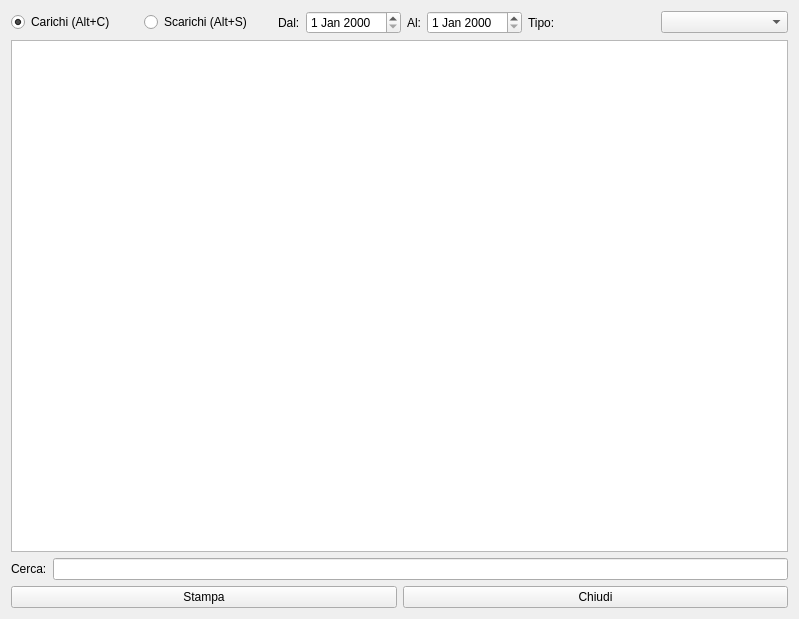
<?xml version="1.0" encoding="UTF-8"?>
<ui version="4.0">
 <class>HLoadsReport</class>
 <widget class="QWidget" name="HLoadsReport">
  <property name="windowModality">
   <enum>Qt::ApplicationModal</enum>
  </property>
  <property name="geometry">
   <rect>
    <x>0</x>
    <y>0</y>
    <width>799</width>
    <height>619</height>
   </rect>
  </property>
  <property name="windowTitle">
   <string>Carichi e scarichi</string>
  </property>
  <property name="windowIcon">
   <iconset resource="icons.qrc">
    <normaloff>:/Resources/App-ark-2-icon.png</normaloff>:/Resources/App-ark-2-icon.png</iconset>
  </property>
  <layout class="QVBoxLayout" name="verticalLayout">
   <item>
    <layout class="QGridLayout" name="gridLayout_2">
     <item row="0" column="0">
      <widget class="QRadioButton" name="rbL">
       <property name="text">
        <string>Carichi (Alt+C)</string>
       </property>
       <property name="shortcut">
        <string>Alt+C</string>
       </property>
       <property name="checked">
        <bool>true</bool>
       </property>
      </widget>
     </item>
     <item row="0" column="3">
      <widget class="QLabel" name="label_3">
       <property name="text">
        <string>Tipo:</string>
       </property>
      </widget>
     </item>
     <item row="0" column="2">
      <layout class="QGridLayout" name="gridLayout">
       <item row="0" column="0">
        <widget class="QLabel" name="label">
         <property name="text">
          <string>Dal:</string>
         </property>
        </widget>
       </item>
       <item row="0" column="1">
        <widget class="QDateEdit" name="deFrom"/>
       </item>
       <item row="0" column="2">
        <widget class="QLabel" name="label_2">
         <property name="text">
          <string>Al:</string>
         </property>
        </widget>
       </item>
       <item row="0" column="3">
        <widget class="QDateEdit" name="deTo"/>
       </item>
      </layout>
     </item>
     <item row="0" column="4">
      <widget class="QComboBox" name="cbTipo">
       <property name="editable">
        <bool>false</bool>
       </property>
       <property name="insertPolicy">
        <enum>QComboBox::NoInsert</enum>
       </property>
       <property name="sizeAdjustPolicy">
        <enum>QComboBox::AdjustToContentsOnFirstShow</enum>
       </property>
       <property name="modelColumn">
        <number>1</number>
       </property>
      </widget>
     </item>
     <item row="0" column="1">
      <widget class="QRadioButton" name="rbU">
       <property name="text">
        <string>Scarichi (Alt+S)</string>
       </property>
       <property name="shortcut">
        <string>Alt+S</string>
       </property>
      </widget>
     </item>
    </layout>
   </item>
   <item>
    <widget class="QTableView" name="tvReport">
     <property name="editTriggers">
      <set>QAbstractItemView::NoEditTriggers</set>
     </property>
     <property name="showDropIndicator" stdset="0">
      <bool>false</bool>
     </property>
     <property name="alternatingRowColors">
      <bool>true</bool>
     </property>
     <property name="selectionBehavior">
      <enum>QAbstractItemView::SelectRows</enum>
     </property>
     <property name="sortingEnabled">
      <bool>false</bool>
     </property>
     <attribute name="horizontalHeaderShowSortIndicator" stdset="0">
      <bool>false</bool>
     </attribute>
     <attribute name="horizontalHeaderStretchLastSection">
      <bool>true</bool>
     </attribute>
     <attribute name="verticalHeaderVisible">
      <bool>false</bool>
     </attribute>
     <attribute name="verticalHeaderStretchLastSection">
      <bool>false</bool>
     </attribute>
    </widget>
   </item>
   <item>
    <layout class="QFormLayout" name="formLayout">
     <item row="0" column="0">
      <widget class="QLabel" name="label_4">
       <property name="text">
        <string>Cerca:</string>
       </property>
      </widget>
     </item>
     <item row="0" column="1">
      <widget class="QLineEdit" name="leCerca">
       <property name="clearButtonEnabled">
        <bool>true</bool>
       </property>
      </widget>
     </item>
    </layout>
   </item>
   <item>
    <layout class="QHBoxLayout" name="horizontalLayout">
     <item>
      <widget class="QPushButton" name="pbPrint">
       <property name="text">
        <string>Stampa</string>
       </property>
       <property name="icon">
        <iconset resource="icons.qrc">
         <normaloff>:/Resources/Printer-icon.png</normaloff>:/Resources/Printer-icon.png</iconset>
       </property>
       <property name="iconSize">
        <size>
         <width>32</width>
         <height>32</height>
        </size>
       </property>
      </widget>
     </item>
     <item>
      <widget class="QPushButton" name="pbClose">
       <property name="text">
        <string>Chiudi</string>
       </property>
       <property name="icon">
        <iconset resource="icons.qrc">
         <normaloff>:/Resources/Actions-window-close-icon.png</normaloff>:/Resources/Actions-window-close-icon.png</iconset>
       </property>
       <property name="iconSize">
        <size>
         <width>32</width>
         <height>32</height>
        </size>
       </property>
      </widget>
     </item>
    </layout>
   </item>
  </layout>
 </widget>
 <resources>
  <include location="icons.qrc"/>
 </resources>
 <connections/>
</ui>
